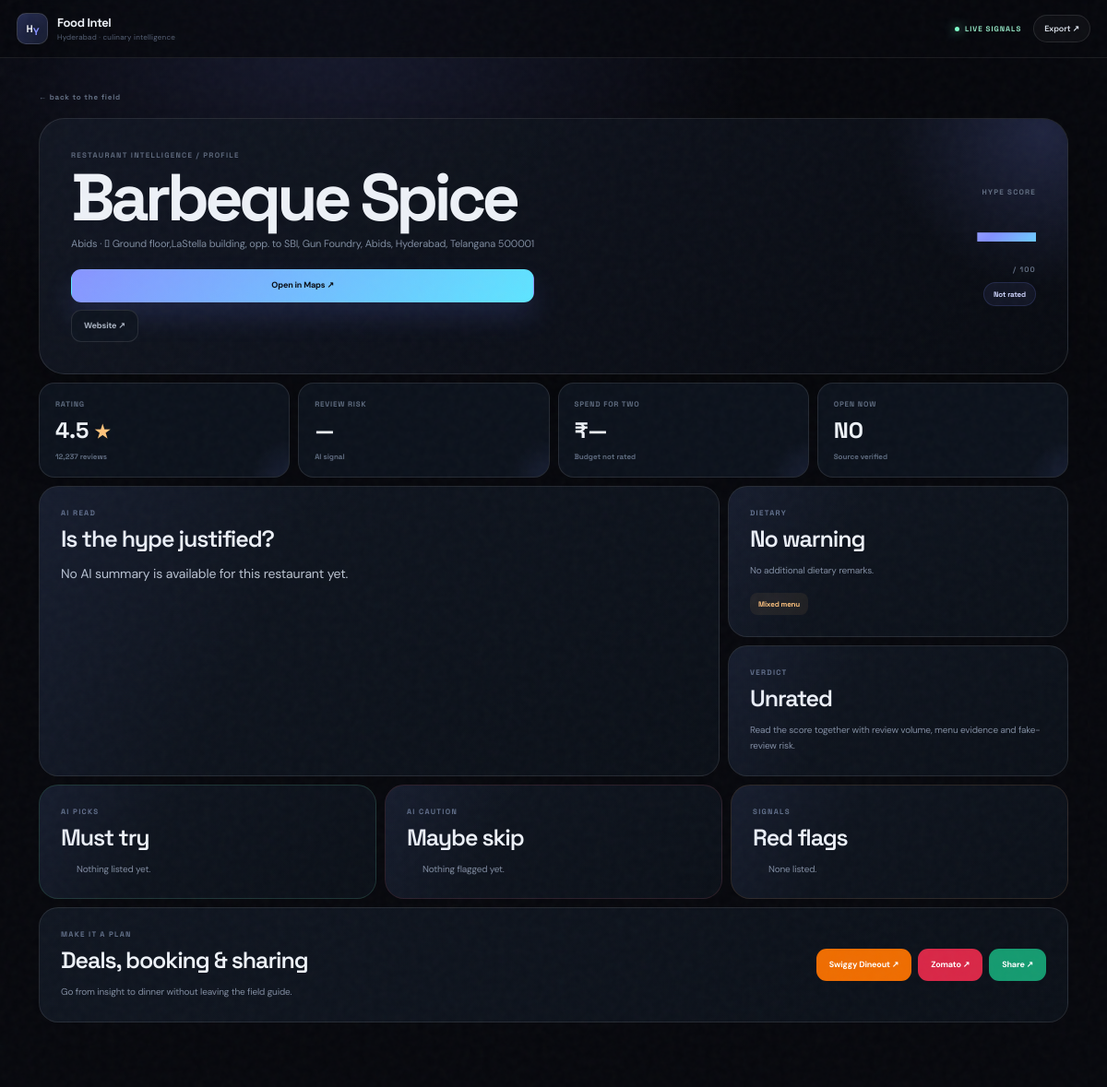
The page /restaurant/barbeque-spice on the database as committed earlier.
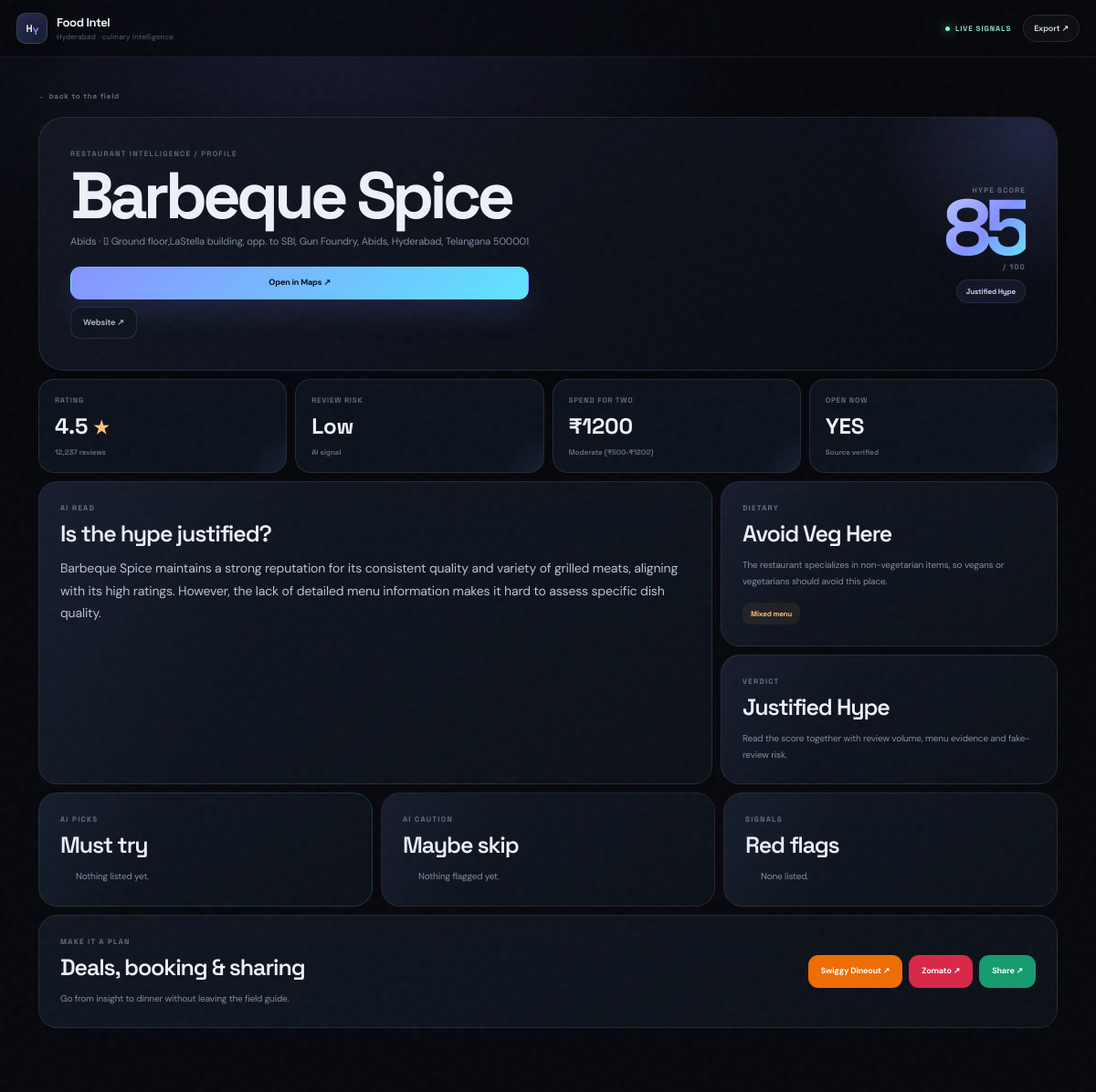
The same page on the database as committed later.
### tables this page shows
CREATE TABLE restaurants (
            id INTEGER PRIMARY KEY AUTOINCREMENT,
            slug TEXT UNIQUE NOT NULL,
            name TEXT NOT NULL,
            rating REAL,
            review_count INTEGER,
            locality TEXT,
            address TEXT,
            latitude REAL,
            longitude REAL,
            phone TEXT,
            website TEXT,
            phone_source TEXT,
            website_source TEXT,
            google_maps_url TEXT,
            opening_hours_json TEXT,
            is_open_now INTEGER,
            raw_menu_json TEXT,
            menu_source TEXT,
            qr_menu_url TEXT,
            menu_images_json TEXT,
            metadata_sources_json TEXT,
            social_context_json TEXT,
            ai_analysis_json TEXT,
            place_id TEXT,
            created_at TEXT,
            updated_at TEXT
        );

### app.py (the view)
@app.get("/restaurant/{slug}", response_class=HTMLResponse)
async def restaurant_profile(request: Request, slug: str):
    conn = get_db()
    restaurant = db.get_restaurant_by_slug(conn, slug)
    conn.close()
    if not restaurant:
        raise HTTPException(status_code=404, detail="Restaurant not found")
    deals = get_deal_links(restaurant)
    wa_url = whatsapp_share_url(restaurant)
    wa_text = whatsapp_share_text(restaurant)
    return TEMPLATES.TemplateResponse(
        request,
        "restaurant.html",
        {
            "r": restaurant,
            "deals": deals,
            "wa_url": wa_url,
            "wa_text": wa_text,
        },
    )

### templates/restaurant.html (shortened to what this page needs)
{% extends "base.html" %}
{% block content %}
{% set ai = r.ai_analysis or {} %}
<div class="restaurant-page">
  <a href="/" class="back-link magnetic">← back to the field</a>
  <header class="restaurant-hero reveal-block">
    <div class="hero-copy">
      <div class="eyebrow">RESTAURANT INTELLIGENCE / PROFILE</div>
      <h1>{{ r.name }}</h1>
      <p class="hero-location">{{ r.locality or "Hyderabad" }}{% if r.address %} · {{ r.address }}{% endif %}</p>
      <div class="hero-actions"><a href="{{ r.google_maps_url }}" target="_blank" class="primary-btn magnetic">Open in Maps ↗</a>{% if r.website %}<a href="{{ r.website }}" target="_blank" class="ghost-btn magnetic">Website ↗</a>{% endif %}</div>
    </div>
    <div class="hero-score"><span>HYPE SCORE</span><strong>{{ ai.hype_score or "—" }}</strong><small>/ 100</small><em>{{ ai.hype_verdict or "Not rated" }}</em></div>
  </header>
  <section class="stat-grid reveal-block">
    <div class="intel-stat"><span>RATING</span><strong data-counter="{{ r.rating or 0 }}">{{ r.rating or "—" }} <small>★</small></strong><em>{{ "{:,}".format(r.review_count) if r.review_count else "No" }} reviews</em></div>
    <div class="intel-stat"><span>REVIEW RISK</span><strong>{{ ai.fake_review_risk or "—" }}</strong><em>AI signal</em></div>
    <div class="intel-stat"><span>SPEND FOR TWO</span><strong>₹{{ ai.calculated_spend_for_two or "—" }}</strong><em>{{ ai.budget_tier or "Budget not rated" }}</em></div>
    <div class="intel-stat"><span>OPEN NOW</span><strong>{{ "YES" if r.is_open_now else "NO" }}</strong><em>{{ r.menu_source or "Source verified" }}</em></div>
  </section>
  <section class="intel-grid reveal-block">
    <article class="feature-card feature-wide"><div class="card-kicker">AI READ</div><h2>Is the hype justified?</h2><p class="lead">{{ ai.hype_analysis_summary or "No AI summary is available for this restaurant yet." }}</p></article>
    <article class="feature-card"><div class="card-kicker">DIETARY</div><h2>{{ ai.dietary_warning or "No warning" }}</h2><p>{{ ai.dietary_warning_remarks or "No additional dietary remarks." }}</p><div class="signal {% if ai.is_pure_veg %}good{% endif %}">{{ "Pure vegetarian" if ai.is_pure_veg else "Mixed menu" }}</div></article>
    <article class="feature-card"><div class="card-kicker">VERDICT</div><h2>{{ ai.hype_verdict or "Unrated" }}</h2><p>Read the score together with review volume, menu evidence and fake-review risk.</p></article>
  </section>
  <section class="recommend-grid reveal-block"><article class="recommend-card try"><div class="card-kicker">AI PICKS</div><h2>Must try</h2><ul>{% for item in ai.must_try_items or [] %}<li>{{ item }}</li>{% else %}<li>Nothing listed yet.</li>{% endfor %}</ul></article><article class="recommend-card skip"><div class="card-kicker">AI CAUTION</div><h2>Maybe skip</h2><ul>{% for item in ai.skip_items or [] %}<li>{{ item }}</li>{% else %}<li>Nothing flagged yet.</li>{% endfor %}</ul></article><article class="recommend-card flags"><div class="card-kicker">SIGNALS</div><h2>Red flags</h2><ul>{% for flag in ai.red_flags or [] %}<li>{{ flag }}</li>{% else %}<li>None listed.</li>{% endfor %}</ul></article></section>
  <section class="deal-bar reveal-block"><div><div class="card-kicker">MAKE IT A PLAN</div><h2>Deals, booking & sharing</h2><p>Go from insight to dinner without leaving the field guide.</p></div><div class="deal-actions"><a class="deal swiggy magnetic" href="{{ deals.swiggy_dineout }}" target="_blank">Swiggy Dineout ↗</a><a class="deal zomato magnetic" href="{{ deals.zomato_gold }}" target="_blank">Zomato ↗</a><a class="deal whatsapp magnetic" href="{{ wa_url }}" target="_blank">Share ↗</a></div></section>
</div>
{% endblock %}

### templates/base.html (shortened to what this page needs)
<!DOCTYPE html>
<html lang="en">
<head>
  <script src="https://cdn.tailwindcss.com"></script>
  <link rel="stylesheet" href="https://unpkg.com/leaflet@1.9.4/dist/leaflet.css">
  <link rel="stylesheet" href="https://unpkg.com/leaflet.markercluster@1.5.3/dist/MarkerCluster.css">
  <link rel="stylesheet" href="https://unpkg.com/leaflet.markercluster@1.5.3/dist/MarkerCluster.Default.css">
  <link rel="stylesheet" href="/static/css/style.css">
</head>
<body>
  <div class="grain"></div>
  <div class="ambient ambient-a"></div>
  <div class="ambient ambient-b"></div>
  <nav class="topbar">
    <a href="/" class="brand magnetic" aria-label="HY Food Intel home">
      <span class="brand-mark"><span>H</span><span>Y</span></span>
      <span class="brand-word"><strong>Food Intel</strong><small>Hyderabad · culinary intelligence</small></span>
    </a>
    <div class="topbar-right">
      <span class="live-pill"><i></i> LIVE SIGNALS</span>
      <a href="/api/export-csv" class="top-action">Export <span>↗</span></a>
    </div>
  </nav>
  {% block content %}{% endblock %}
</body>
</html>

Rows that differ between the two databases and show on the page:
changed restaurants "Barbeque Spice": is_open_now (not shown) → "YES"
Other text that changed with them:
{{ ai.hype_verdict or "Not rated" }}: "Not rated" → "Justified Hype"
{{ ai.fake_review_risk or "—" }}: "—" → "Low"
{{ ai.calculated_spend_for_two or "—" }}: "—" → "1200"
{{ ai.budget_tier or "Budget not rated" }}: "Budget not rated" → "Moderate (₹500-₹1200)"
{{ ai.dietary_warning or "No warning" }}: "No warning" → "Avoid Veg Here"
{{ ai.dietary_warning_remarks or "No additional dietary remarks." }}: "No additional dietary remarks." → "The restaurant specializes in non-vegetarian items, so vegans or vegetarians should avoid this place."
{{ ai.hype_verdict or "Unrated" }}: "Unrated" → "Justified Hype"
{{ "YES" if r.is_open_now else "NO" }}: "NO" → (not shown)
text no longer shown: "No AI summary is available for this restaurant yet."
text now shown: "Barbeque Spice maintains a strong reputation for its consistent quality and variety of grilled meats, aligning with its high ratings. However, the lack of detailed menu information makes it hard to assess specific dish quality."
